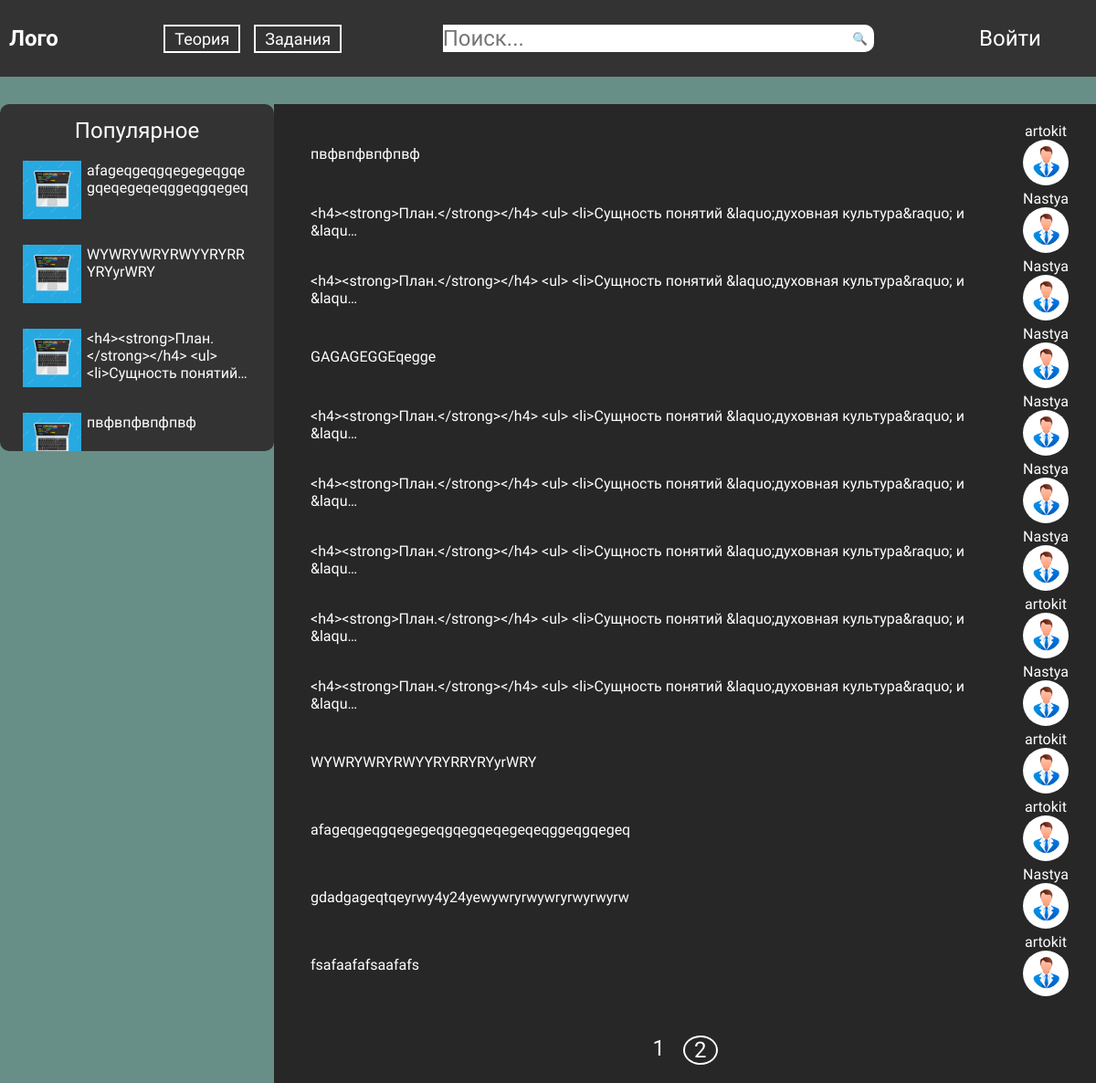
Page /theory/ on the earlier database version.
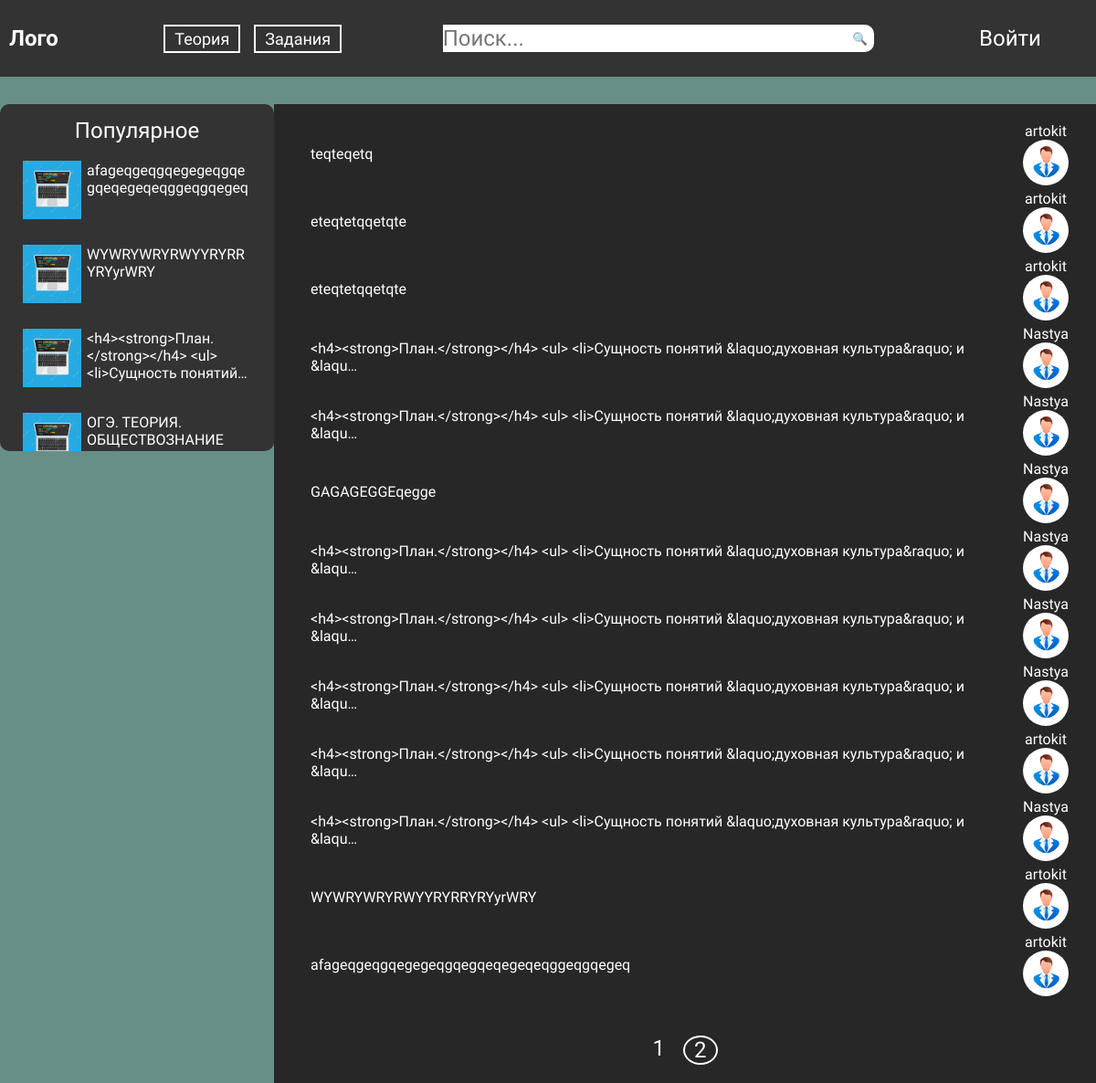
Same page on the later database version.
### theory/models.py (models this page shows, shortened)
class TheoryPost(models.Model):
    article = models.CharField(max_length=150)
    content = RichTextField()
    published_time = models.DateTimeField(auto_now=True, auto_created=True)
    count_view = models.IntegerField(default=0)
    author = models.ForeignKey(User, on_delete=models.CASCADE)

### theory/views.py (the view)
# urls.py: path('', Theory.as_view(), name='theory'),
class Theory(DataMixin, ListView):
    model = TheoryPost
    paginate_by = 13
    template_name = 'theory/theory.html'
    context_object_name = 'posts'
    def get_context_data(self, *, object_list=None, **kwargs):
        context = super().get_context_data(**kwargs)
        c_def = self.get_user_context()
        return {**c_def, **context}
    def get_queryset(self):
        return TheoryPost.objects.all().order_by('-pk')

### theory/utils.py (called while the page is built)
    def get_user_context(self, **kwargs):
        context = kwargs
        context['popular'] = TheoryPost.objects.all().order_by('-count_view')[:5]
        return context

### theory/templates/theory/theory.html
{% extends "theory/base.html" %}
{% block header %}
{{ block.super }}
{% endblock %}
{% block content %}
<div class="theory">
    <div class="theory__posts">
        {% for post in posts %}
        <div>
            <a class="article__link" href="{% url 'postTheory' post.id %}">
                <div class="theory__block postBlock">
                    <div class="postBlock__article article">
                        <div class="article__head">
                            {{ post.article|truncatechars:100 }}
                        </div>
                    </div>
                    <div class="postBlock__userBlock userBlock">
                        <div class="userBlock__username">
                            {{ post.author.username }}
                        </div>
                        <div class="userBlock__image">
                        </div>
                    </div>
                </div>
            </a>
        </div>
        {% endfor %}
    </div>
    <div class="pages">
        {% for p in paginator.page_range %}
        {% if page_obj.number == p %}
            <a href="?page={{ p }}" class="page_now">{{ p }}</a>
        {% else %}
            <a href="?page={{ p }}">{{ p }}</a>
        {% endif %}
        {% endfor %}
    </div>
</div>
{% endblock %}

### templates/theory/base.html (shortened to what this page needs)
<!DOCTYPE html>
{% load static %}
<html lang="en">
<head>
    <link rel="stylesheet" href="{% static 'css/styles.css' %}">
</head>
<body>
    {% block header %}
        {% include 'inc/_header.html' %}
    {% endblock %}
    <div class="mainContent">
        {% block aside %}
        <aside>
            {% include 'inc/_aside.html' %}
        </aside>
        {% endblock %}
        <div class="mainContent__content">
            <main>
                {% block content %}
                {% endblock %}
            </main>
        </div>
    </div>
</body>
</html>

### templates/inc/_header.html
<div class="header">
    <div class="header__logo">
        Лого
    </div>
    <div class="header__nav nav">
        <ul class="nav__ul navList">
            <li class="navList__li"><a href="{% url 'theory' %}">Теория</a></li>
            <li class="navList__li"><a href="#">Задания</a></li>
        </ul>
    </div>
    <div class="header__finder finder">
        <input type="text" class="finder__input" id="finderInput" placeholder="Поиск...">
        <label for="finderInput"><button id="find">&#128269;</button></label>
    </div>
    <div class="header__login">
        {% if user.is_authenticated %}
        <a href="{% url 'logout' %}">Выйти</a>
        <a href="{% url 'addTheory' %}">{{ user.username }}</a>
        {% else %}
        <a href="{% url 'login' %}">Войти</a>
        {% endif %}
    </div>
</div>

### templates/inc/_aside.html (shortened to what this page needs)
{% load static %}
<div class="aside">
    <div class="aside__popular popular">
        <div class="popular__head">
            Популярное
        </div>
        {% for post in popular %}
        <a class="popularBlock" href="{% url 'postTheory' post.id %}">
            <div class="popularBlock__info info">
                <div class="info__data data">
                    <div class="data__count"><img src="{% static 'img/eye.png' %}" class="eyeCounter" alt="">
                    </div>
                </div>
                <div class="info__image">
                    <img src="{% static 'img/computer.jpg' %}" alt="Компьютер">
                </div>
            </div>
            <div class="popularBlock__article">
                {{ post.article|truncatechars:60 }}
            </div>
        </a>
        {% endfor %}
    </div>
</div>

### static/css/styles.css (style rules this page uses)
:root { --main-black: #333; --button-hover: rgb(93, 154, 6); --bg-color: #688f87; --link-hover: #9bc8ff }
html { background-color: var(--bg-color); }
* { margin: 0; padding: 0; font-family: 'Open Sans', sans-serif; box-sizing: border-box; }
.header { display: flex; align-items: center; justify-content: space-between; background-color: var(--main-black); gap: 10px; margin-bottom: 30px; padding: 10px; }
.header__logo { height: 64px; display: flex; justify-content: center; align-items: center; color: white; font-size: 24px; font-weight: bold; }
.header__nav { width: 190px; }
.navList { display: flex; list-style-type: none; color: white; }
.navList__li a { transition: .3s; color: white; text-decoration: none; font-size: 18px; padding: 3px 10px; border: 2px solid white; margin-right: 15px; }
.theory { background-color: rgb(39, 39, 39); min-height: 1000px; padding: 20px 0; }
.postBlock__article { color: white; padding: 10px; }
.finder { flex-basis: 40%; display: flex; flex-direction: row; align-items: stretch; }
#find { transition: .3s; width: 30px; height: 100%; border: none; background-color: #ffffff; border-radius: 0 10px 10px 0; }
aside { flex-basis: 300px; background-color: var(--main-black); max-height: 380px; height: 380px; border-radius: 10px; width: 300px; flex-shrink: 0; overflow-y: scroll; padding: 15px; }
.mainContent { display: flex; justify-content: space-between; max-width: 1700px; margin: 0 auto; }
.mainContent__content { width: 80%; }
.finder__input { width: 100%; height: 30px; transition: .3s; border: none; outline: none; font-size: 24px; max-width: 625px; }
.article__link { color: white; outline: none; transition: .3s; text-decoration: none; }
.header__login { flex-basis: 10%; display: flex; gap: 10px; }
.header__login a { color: white; text-decoration: none; font-size: 24px; }
.userBlock { display: flex; flex-direction: column; align-items: center; justify-content: center; }
.userBlock__image { border-radius: 50%; width: 50px; height: 50px; background-image: url(../img/person.png); background-size: contain; background-color: white; }
.userBlock__username { color: white; }
.postBlock { display: flex; justify-content: space-between; align-items: center; padding: 0 30px; border-radius: 10px; margin-bottom: 5px; }
.popular__head { text-align: center; color: white; font-size: 24px; margin-bottom: 10px; }
.info__image img { width: 64px; height: 64px; margin-right: 10px; margin-top: -20px; }
.popularBlock { display: flex; margin-bottom: 5px; color: white; text-decoration: none; padding: 10px; overflow: hidden; }
.article__head { word-break: break-word; }
.popularBlock__article { word-break: break-word; margin-left: -30px; }
.data__count { display: flex; align-items: center; justify-content: right; padding-right: 10px; transform: translateX(-100px); background-color: #333333; border-radius: 30px; width: 100px; }
.theory__posts { min-height: 1000px; }
.pages { display: flex; justify-content: center; font-size: 24px; }
.pages a { margin-right: 10px; color: white; border-radius: 50%; border: 2px solid white; padding: 0 10px; text-decoration: none; }
.page_now { border: none !important; }

Differences in the rows shown:
removed TheoryPost: article "пвфвпфвпфпвф", author.username "artokit"
no longer on this page (row unchanged): TheoryPost: article "gdadgageqtqeyrwy4y24yewywryrwywryrwyrwyrw", author.username "Nastya"
no longer on this page (row edited): TheoryPost: article "fsafaafafsaafafs", author.username "artokit"
now on this page (row edited): TheoryPost: article "ОГЭ. ТЕОРИЯ. ОБЩЕСТВОЗНАНИЕ"
added TheoryPost: article "teqteqetq", author.username "artokit"
added TheoryPost: article "eteqtetqqetqte", author.username "artokit"
added TheoryPost: article "eteqtetqqetqte", author.username "artokit"
